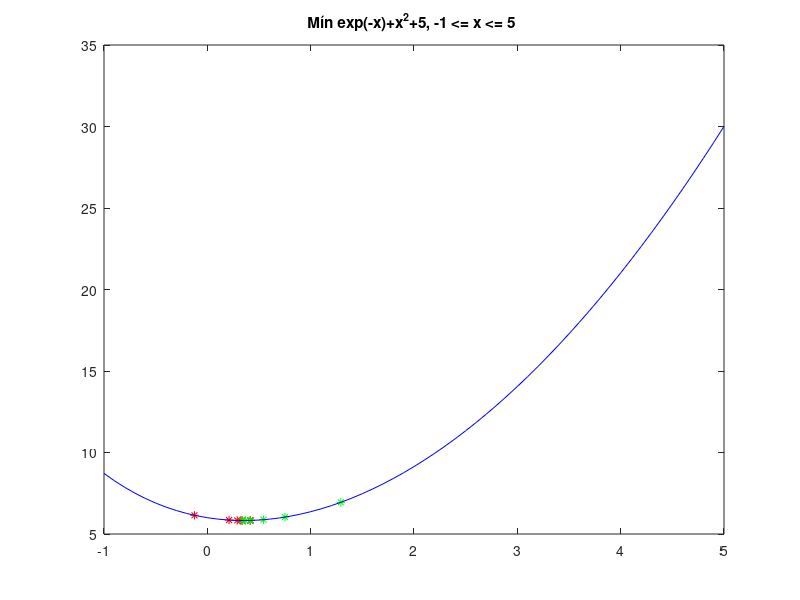

The MATLAB script that drew this image:
f= inline('exp(-x)+x^2+5')
a0=-1
b0=5
k=0
bk=5
ak=-1
I = [-1,5]
alpha = 0.618
lamdak = a0+(1-alpha)*(b0-a0)
miuk = a0 + alpha*(b0-a0)
Tolerancia=0.1

flamda = f(lamdak)
fmiu = f(miuk)

while bk-ak >= Tolerancia 
 
    if flamda > fmiu
        ak = lamdak
        bk = bk
        lamdak = miuk
        flamda = fmiu
        miuk = ak+alpha*(bk-ak)
        fmiu = f(miuk)
        k = k+1
    else
        if flamda < fmiu
            bk = miuk
            ak = ak
            miuk = lamdak
            fmiu = flamda
            lamdak = ak+(1-alpha)*(bk-ak)
            flamda = f(lamdak)
            k = k+1
        end  
   
    end
    plot(lamdak, flamda, '*r', miuk, fmiu, '*g')
    hold on
end
x = -1:0.1:5
y = exp(-x)+x.^2+5
title('Mín exp(-x)+x^2+5, -1 <= x <= 5 ')
plot(x,y,'b')
hold on

    

